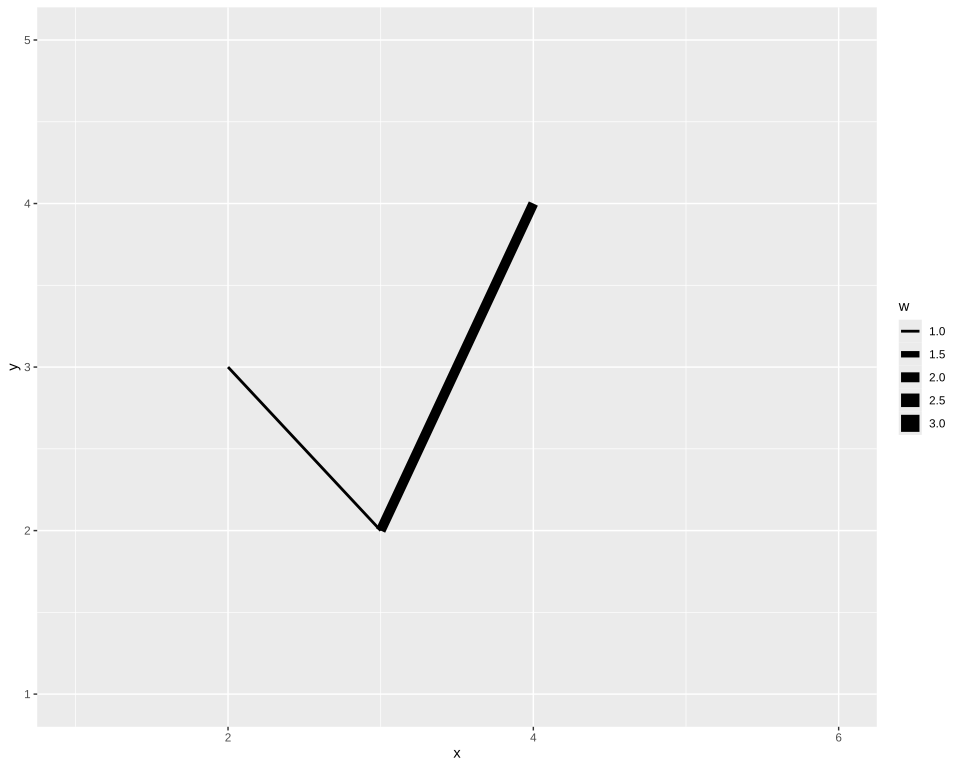

The R source for this figure:
# The plot test/golden/linewidth_missing.svg draws, drawn by ggplot2 itself, as ggplot2's own visual
# tests draw their snapshots: the independent check on that golden whenever it changes. The suite
# never runs this; it needs R, ggplot2 and vdiffr, saved as the Docker image giggly-r:ggplot2-4.0.3.
# From the repository's root:
#
#   docker run --rm -v "$PWD/test/golden":/golden:ro giggly-r:ggplot2-4.0.3 \
#     Rscript /golden/linewidth_missing.R > linewidth_missing.ggplot2.svg
#
# and compare the two drawings element by element, as test/golden/point.R describes.
#
# A line whose width is missing at both ends and once in the middle: the ends are dropped, and the
# segment from the middle row is not drawn, as R's graphics engine draws no line of no width.
# First checked with ggplot2 4.0.3 and vdiffr 1.0.9: every element matches, the x axis drawn before
# the y as test/golden/point.R describes, and every clip path.

library(ggplot2)

data <- data.frame(x = 1:6, y = c(1, 3, 2, 4, 3, 5), w = c(NA, 1, 2, NA, 3, NA))
plot <- ggplot(data, aes(x, y, linewidth = w)) +
  geom_line() +
  theme_gray()

file <- tempfile(fileext = ".svg")
suppressWarnings(vdiffr::write_svg(plot, file))
cat(readLines(file), sep = "\n")
